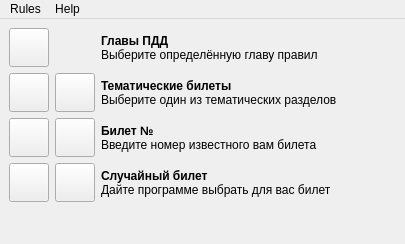
<?xml version="1.0" encoding="UTF-8"?>
<ui version="4.0">
 <class>MainWindow</class>
 <widget class="QMainWindow" name="MainWindow">
  <property name="geometry">
   <rect>
    <x>0</x>
    <y>0</y>
    <width>405</width>
    <height>244</height>
   </rect>
  </property>
  <property name="windowTitle">
   <string>Учебная программа ПДД</string>
  </property>
  <widget class="QWidget" name="centralwidget">
   <layout class="QGridLayout" name="gridLayout">
    <property name="sizeConstraint">
     <enum>QLayout::SetFixedSize</enum>
    </property>
    <item row="0" column="0">
     <widget class="QToolButton" name="sectionTrainingButton">
      <property name="toolTip">
       <string>Тренировка</string>
      </property>
      <property name="icon">
       <iconset resource="PddByGui.qrc">
        <normaloff>:/Resources/emotion_face_panda.png</normaloff>:/Resources/emotion_face_panda.png</iconset>
      </property>
      <property name="iconSize">
       <size>
        <width>32</width>
        <height>32</height>
       </size>
      </property>
      <property name="toolButtonStyle">
       <enum>Qt::ToolButtonIconOnly</enum>
      </property>
     </widget>
    </item>
    <item row="0" column="2">
     <layout class="QVBoxLayout" name="sectionLabelLayout">
      <property name="spacing">
       <number>0</number>
      </property>
      <item>
       <spacer name="verticalSpacer">
        <property name="orientation">
         <enum>Qt::Vertical</enum>
        </property>
        <property name="sizeHint" stdset="0">
         <size>
          <width>1</width>
          <height>1</height>
         </size>
        </property>
       </spacer>
      </item>
      <item>
       <widget class="QLabel" name="sectionTitleLabel">
        <property name="font">
         <font>
          <weight>75</weight>
          <bold>true</bold>
         </font>
        </property>
        <property name="text">
         <string>Главы ПДД</string>
        </property>
       </widget>
      </item>
      <item>
       <widget class="QLabel" name="sectionDescriptionLabel">
        <property name="text">
         <string>Выберите определённую главу правил</string>
        </property>
       </widget>
      </item>
      <item>
       <spacer name="verticalSpacer_2">
        <property name="orientation">
         <enum>Qt::Vertical</enum>
        </property>
        <property name="sizeHint" stdset="0">
         <size>
          <width>1</width>
          <height>1</height>
         </size>
        </property>
       </spacer>
      </item>
     </layout>
    </item>
    <item row="1" column="0">
     <widget class="QToolButton" name="topicTrainingButton">
      <property name="toolTip">
       <string>Тренировка</string>
      </property>
      <property name="icon">
       <iconset resource="PddByGui.qrc">
        <normaloff>:/Resources/emotion_face_panda.png</normaloff>:/Resources/emotion_face_panda.png</iconset>
      </property>
      <property name="iconSize">
       <size>
        <width>32</width>
        <height>32</height>
       </size>
      </property>
      <property name="toolButtonStyle">
       <enum>Qt::ToolButtonIconOnly</enum>
      </property>
     </widget>
    </item>
    <item row="1" column="2">
     <layout class="QVBoxLayout" name="topicLabelLayout">
      <property name="spacing">
       <number>0</number>
      </property>
      <item>
       <spacer name="verticalSpacer_3">
        <property name="orientation">
         <enum>Qt::Vertical</enum>
        </property>
        <property name="sizeHint" stdset="0">
         <size>
          <width>1</width>
          <height>1</height>
         </size>
        </property>
       </spacer>
      </item>
      <item>
       <widget class="QLabel" name="topicTitleLabel">
        <property name="font">
         <font>
          <weight>75</weight>
          <bold>true</bold>
         </font>
        </property>
        <property name="text">
         <string>Тематические билеты</string>
        </property>
       </widget>
      </item>
      <item>
       <widget class="QLabel" name="topicDescriptionLabel">
        <property name="text">
         <string>Выберите один из тематических разделов</string>
        </property>
       </widget>
      </item>
      <item>
       <spacer name="verticalSpacer_4">
        <property name="orientation">
         <enum>Qt::Vertical</enum>
        </property>
        <property name="sizeHint" stdset="0">
         <size>
          <width>1</width>
          <height>1</height>
         </size>
        </property>
       </spacer>
      </item>
     </layout>
    </item>
    <item row="2" column="0">
     <widget class="QToolButton" name="ticketTrainingButton">
      <property name="toolTip">
       <string>Тренировка</string>
      </property>
      <property name="icon">
       <iconset resource="PddByGui.qrc">
        <normaloff>:/Resources/emotion_face_panda.png</normaloff>:/Resources/emotion_face_panda.png</iconset>
      </property>
      <property name="iconSize">
       <size>
        <width>32</width>
        <height>32</height>
       </size>
      </property>
      <property name="toolButtonStyle">
       <enum>Qt::ToolButtonIconOnly</enum>
      </property>
     </widget>
    </item>
    <item row="2" column="2">
     <layout class="QVBoxLayout" name="ticketLabelLayout">
      <property name="spacing">
       <number>0</number>
      </property>
      <item>
       <spacer name="verticalSpacer_5">
        <property name="orientation">
         <enum>Qt::Vertical</enum>
        </property>
        <property name="sizeHint" stdset="0">
         <size>
          <width>1</width>
          <height>1</height>
         </size>
        </property>
       </spacer>
      </item>
      <item>
       <widget class="QLabel" name="ticketTitleLabel">
        <property name="font">
         <font>
          <weight>75</weight>
          <bold>true</bold>
         </font>
        </property>
        <property name="text">
         <string>Билет №</string>
        </property>
       </widget>
      </item>
      <item>
       <widget class="QLabel" name="ticketDescriptionLabel">
        <property name="text">
         <string>Введите номер известного вам билета</string>
        </property>
       </widget>
      </item>
      <item>
       <spacer name="verticalSpacer_6">
        <property name="orientation">
         <enum>Qt::Vertical</enum>
        </property>
        <property name="sizeHint" stdset="0">
         <size>
          <width>1</width>
          <height>1</height>
         </size>
        </property>
       </spacer>
      </item>
     </layout>
    </item>
    <item row="3" column="0">
     <widget class="QToolButton" name="randomTicketTrainingButton">
      <property name="toolTip">
       <string>Тренировка</string>
      </property>
      <property name="icon">
       <iconset resource="PddByGui.qrc">
        <normaloff>:/Resources/emotion_face_panda.png</normaloff>:/Resources/emotion_face_panda.png</iconset>
      </property>
      <property name="iconSize">
       <size>
        <width>32</width>
        <height>32</height>
       </size>
      </property>
      <property name="toolButtonStyle">
       <enum>Qt::ToolButtonIconOnly</enum>
      </property>
     </widget>
    </item>
    <item row="3" column="2">
     <layout class="QVBoxLayout" name="randomTicketLabelLayout">
      <property name="spacing">
       <number>0</number>
      </property>
      <item>
       <spacer name="verticalSpacer_7">
        <property name="orientation">
         <enum>Qt::Vertical</enum>
        </property>
        <property name="sizeHint" stdset="0">
         <size>
          <width>1</width>
          <height>1</height>
         </size>
        </property>
       </spacer>
      </item>
      <item>
       <widget class="QLabel" name="randomTicketTitleLabel">
        <property name="font">
         <font>
          <weight>75</weight>
          <bold>true</bold>
         </font>
        </property>
        <property name="text">
         <string>Случайный билет</string>
        </property>
       </widget>
      </item>
      <item>
       <widget class="QLabel" name="randomTicketDescriptionLabel">
        <property name="text">
         <string>Дайте программе выбрать для вас билет</string>
        </property>
       </widget>
      </item>
      <item>
       <spacer name="verticalSpacer_8">
        <property name="orientation">
         <enum>Qt::Vertical</enum>
        </property>
        <property name="sizeHint" stdset="0">
         <size>
          <width>1</width>
          <height>1</height>
         </size>
        </property>
       </spacer>
      </item>
     </layout>
    </item>
    <item row="3" column="1">
     <widget class="QToolButton" name="randomTicketExamButton">
      <property name="toolTip">
       <string>Контроль</string>
      </property>
      <property name="icon">
       <iconset resource="PddByGui.qrc">
        <normaloff>:/Resources/emotion_darth_wader.png</normaloff>:/Resources/emotion_darth_wader.png</iconset>
      </property>
      <property name="iconSize">
       <size>
        <width>32</width>
        <height>32</height>
       </size>
      </property>
      <property name="toolButtonStyle">
       <enum>Qt::ToolButtonIconOnly</enum>
      </property>
     </widget>
    </item>
    <item row="2" column="1">
     <widget class="QToolButton" name="ticketExamButton">
      <property name="toolTip">
       <string>Контроль</string>
      </property>
      <property name="icon">
       <iconset resource="PddByGui.qrc">
        <normaloff>:/Resources/emotion_darth_wader.png</normaloff>:/Resources/emotion_darth_wader.png</iconset>
      </property>
      <property name="iconSize">
       <size>
        <width>32</width>
        <height>32</height>
       </size>
      </property>
      <property name="toolButtonStyle">
       <enum>Qt::ToolButtonIconOnly</enum>
      </property>
     </widget>
    </item>
    <item row="1" column="1">
     <widget class="QToolButton" name="topicExamButton">
      <property name="toolTip">
       <string>Контроль</string>
      </property>
      <property name="icon">
       <iconset resource="PddByGui.qrc">
        <normaloff>:/Resources/emotion_darth_wader.png</normaloff>:/Resources/emotion_darth_wader.png</iconset>
      </property>
      <property name="iconSize">
       <size>
        <width>32</width>
        <height>32</height>
       </size>
      </property>
      <property name="toolButtonStyle">
       <enum>Qt::ToolButtonIconOnly</enum>
      </property>
     </widget>
    </item>
   </layout>
  </widget>
  <widget class="QMenuBar" name="menubar">
   <property name="geometry">
    <rect>
     <x>0</x>
     <y>0</y>
     <width>405</width>
     <height>22</height>
    </rect>
   </property>
   <widget class="QMenu" name="rulesMenu">
    <property name="title">
     <string>Rules</string>
    </property>
    <widget class="QMenu" name="trainingMenu">
     <property name="title">
      <string>Training</string>
     </property>
     <addaction name="sectionTrainingAction"/>
     <addaction name="topicTrainingAction"/>
     <addaction name="ticketTrainingAction"/>
     <addaction name="randomTicketTrainingAction"/>
    </widget>
    <widget class="QMenu" name="examMenu">
     <property name="title">
      <string>Exam</string>
     </property>
     <addaction name="topicExamAction"/>
     <addaction name="ticketExamAction"/>
     <addaction name="randomTicketExamAction"/>
    </widget>
    <addaction name="trainingMenu"/>
    <addaction name="examMenu"/>
    <addaction name="separator"/>
    <addaction name="quitAction"/>
   </widget>
   <widget class="QMenu" name="helpMenu">
    <property name="title">
     <string>Help</string>
    </property>
    <addaction name="aboutAction"/>
    <addaction name="aboutQtAction"/>
   </widget>
   <addaction name="rulesMenu"/>
   <addaction name="helpMenu"/>
  </widget>
  <action name="aboutAction">
   <property name="text">
    <string>About</string>
   </property>
  </action>
  <action name="aboutQtAction">
   <property name="text">
    <string>About Qt</string>
   </property>
  </action>
  <action name="topicTrainingAction">
   <property name="text">
    <string>Topic</string>
   </property>
  </action>
  <action name="ticketTrainingAction">
   <property name="text">
    <string>Ticket</string>
   </property>
  </action>
  <action name="randomTicketTrainingAction">
   <property name="text">
    <string>Random Ticket</string>
   </property>
  </action>
  <action name="actionSection">
   <property name="text">
    <string>Section</string>
   </property>
  </action>
  <action name="sectionTrainingAction">
   <property name="text">
    <string>Section</string>
   </property>
  </action>
  <action name="topicExamAction">
   <property name="text">
    <string>Topic</string>
   </property>
  </action>
  <action name="ticketExamAction">
   <property name="text">
    <string>Ticket</string>
   </property>
  </action>
  <action name="randomTicketExamAction">
   <property name="text">
    <string>Random Ticket</string>
   </property>
  </action>
  <action name="quitAction">
   <property name="text">
    <string>Quit</string>
   </property>
  </action>
 </widget>
 <resources>
  <include location="PddByGui.qrc"/>
 </resources>
 <connections/>
</ui>
